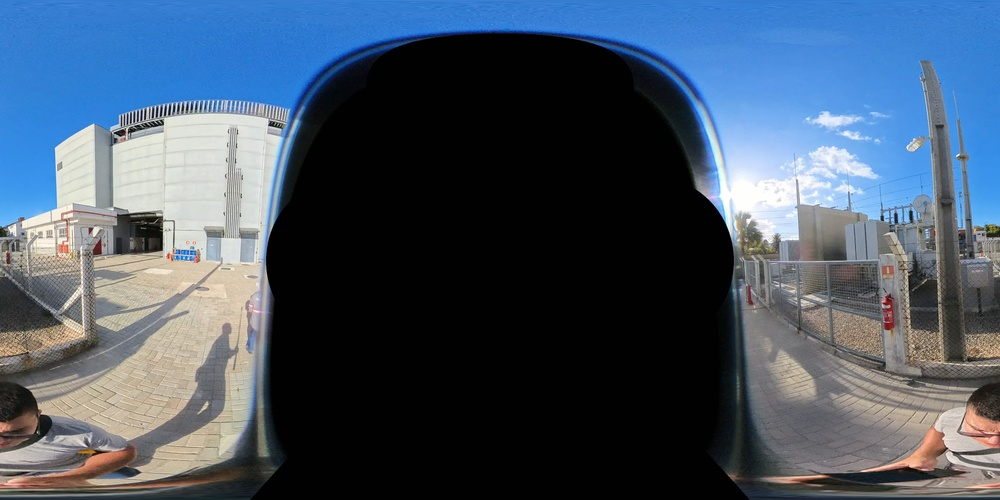
#> input picture temp_back_calibration.jpg, 1000 x 500 px, shrunk from 4096 x 2048 before the run; its folder holds only this picture in this run
$ python test_radius_detection.py
#> lines starting #> are read from the running program, lines starting #| are printed output that depends on the picture; after the words box and inside, x2 and y2 are one past the last pixel; in counts of white or black regions, pixels touching at a corner belong together
import cv2
import numpy as np
import os

def detect_lens_circle(image_path):
#> called with image_path = 'temp_back_calibration.jpg'
    print(f"Processing {image_path}...")
    img = cv2.imread(image_path)
#> img is the input picture: shape (500, 1000, 3); mean B, G, R 100.7, 83.7, 68.6
    if img is None:
        print("Failed to load image")
        return 0

    gray = cv2.cvtColor(img, cv2.COLOR_BGR2GRAY)
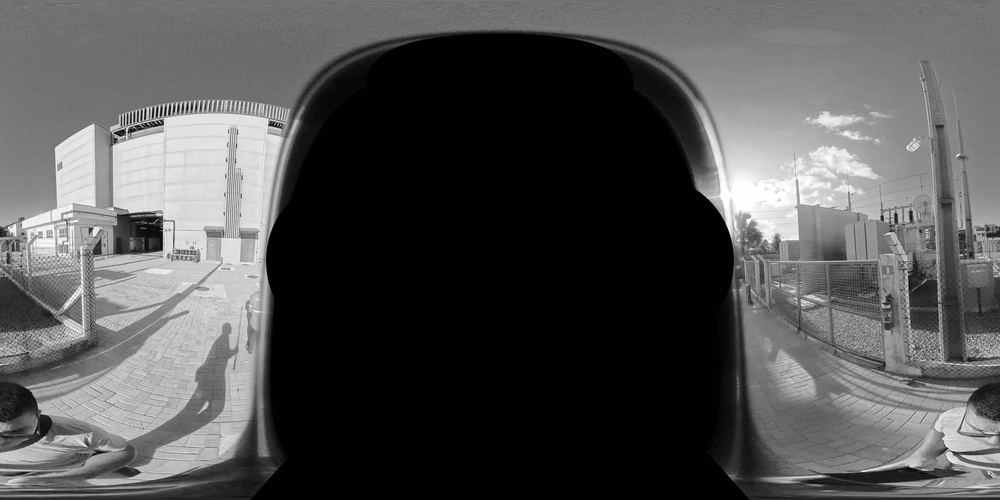
#> gray: shape (500, 1000); min 0, max 255, mean 81.2
    h, w = gray.shape
#> h = 500; w = 1000

    # 1. Threshold to separate image from black background
    # Fisheye images usually have a sharp transition to black
    # We use a low threshold (e.g., 20) to catch the image content
    _, thresh = cv2.threshold(gray, 20, 255, cv2.THRESH_BINARY)
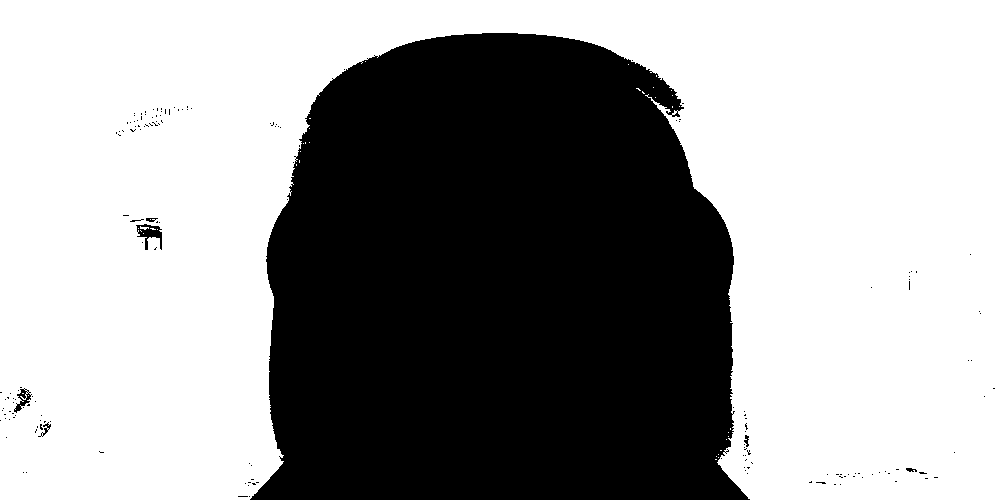
#> thresh: shape (500, 1000); 61% white; 169 black regions (162 under 20 px)

    # 2. Find contours
    contours, _ = cv2.findContours(thresh, cv2.RETR_EXTERNAL, cv2.CHAIN_APPROX_SIMPLE)
#> contours = 29 contours, 28 with area under 20; largest, box (x1, y1, x2, y2) and area: (0, 0, 1000, 500) 304121

    if not contours:
        print("No contours found")
        return 0

    # 3. Find largest contour (assumed to be the lens circle)
    largest_contour = max(contours, key=cv2.contourArea)
#> largest_contour = contour of 780 points, box (x1, y1, x2, y2) (0, 0, 1000, 500), area 304121

    # 4. Find enclosing circle
    ((cx, cy), radius) = cv2.minEnclosingCircle(largest_contour)
#> cx = 499.5; cy = 249.5; radius = 558.3

    print(f"Detected Center: ({cx:.1f}, {cy:.1f})")
#| Detected Center: (499.5, 249.5)
    print(f"Detected Radius: {radius:.1f}")
#| Detected Radius: 558.3

    # Verify if it makes sense (should be roughly half the image size)
    # The lens circle might be slightly larger than the image if cropped,
    # or smaller if fully contained.

    # We want a radius that is slightly smaller than the physical edge to cut it off.
    # So we might want to subtract a small safety margin (e.g. 1-2%)
    safe_radius = radius * 0.99
#> safe_radius = 552.8
    print(f"Recommended Safe Radius: {safe_radius:.1f}")
#| Recommended Safe Radius: 552.8

    return int(safe_radius)

# Test on the uploaded image
# Note: The user uploaded 'uploaded_image_1764012155737.png'
# I need to find where it is or use a placeholder if I can't access it directly.
# I will assume it's in the current directory or I'll search for it.
# For now, I'll search for png files in the workspace.

if __name__ == "__main__":
    # Find a png file to test with
    files = [f for f in os.listdir('.') if f.endswith('.png') or f.endswith('.jpg')]
    if files:
        # Prefer the one with 'uploaded' in name
        uploaded = [f for f in files if 'uploaded' in f]
        target = uploaded[0] if uploaded else files[0]
        detect_lens_circle(target)
    else:
        print("No images found to test")

$ run again, on temp_front_calibration.jpg
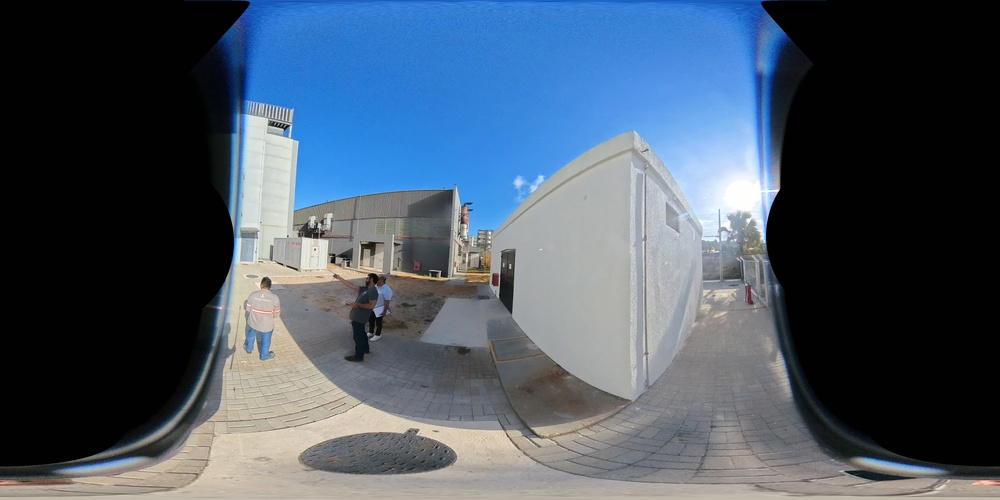
#> input picture temp_front_calibration.jpg, 1000 x 500 px, shrunk from 4096 x 2048 before the run
#> in detect_lens_circle, img is the input picture: shape (500, 1000, 3); mean B, G, R 101.5, 86.3, 72.4
#> in detect_lens_circle, `gray = cv2.cvtColor(img, cv2.COLOR_BGR2GRAY)`:
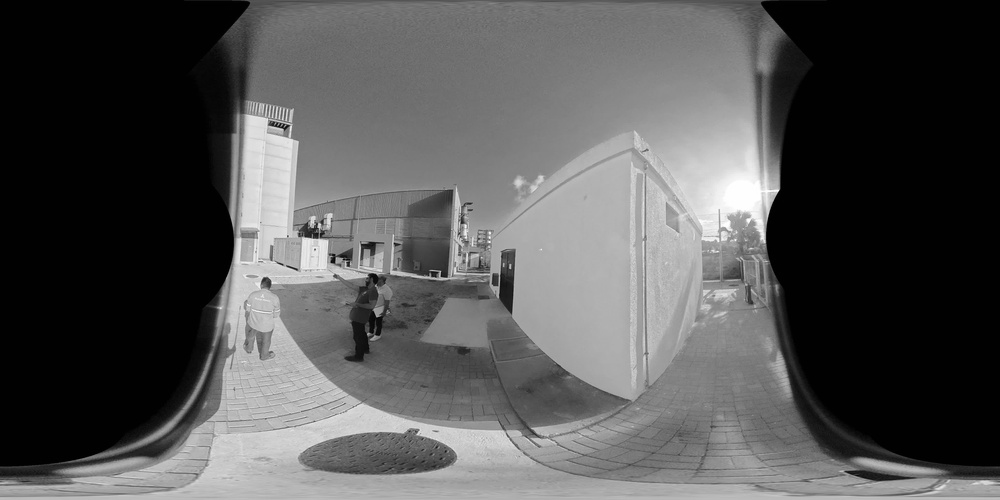
#> gray: shape (500, 1000); min 0, max 255, mean 83.9
#> in detect_lens_circle, `_, thresh = cv2.threshold(gray, 20, 255, cv2.THRESH_BINARY)`:
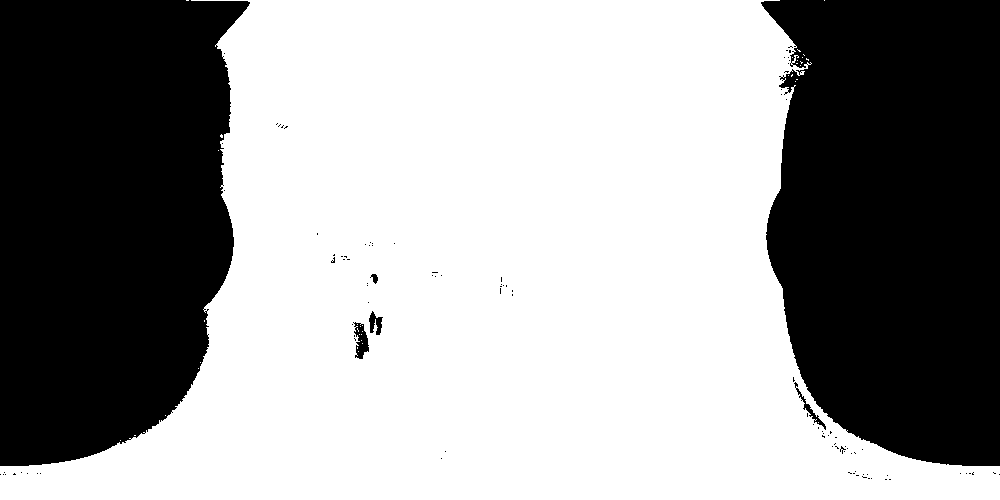
#> thresh: shape (500, 1000); 61.2% white; 104 black regions (98 under 20 px)
#> contours = 24 contours, 23 with area under 20; largest, box (x1, y1, x2, y2) and area: (0, 0, 1000, 500) 305526
#> largest_contour = contour of 797 points, box (x1, y1, x2, y2) (0, 0, 1000, 500), area 305526
#> cx = 499.5; cy = 404.1; radius = 508.4
#| Detected Center: (499.5, 404.1)
#| Detected Radius: 508.4
#> safe_radius = 503.3
#| Recommended Safe Radius: 503.3
